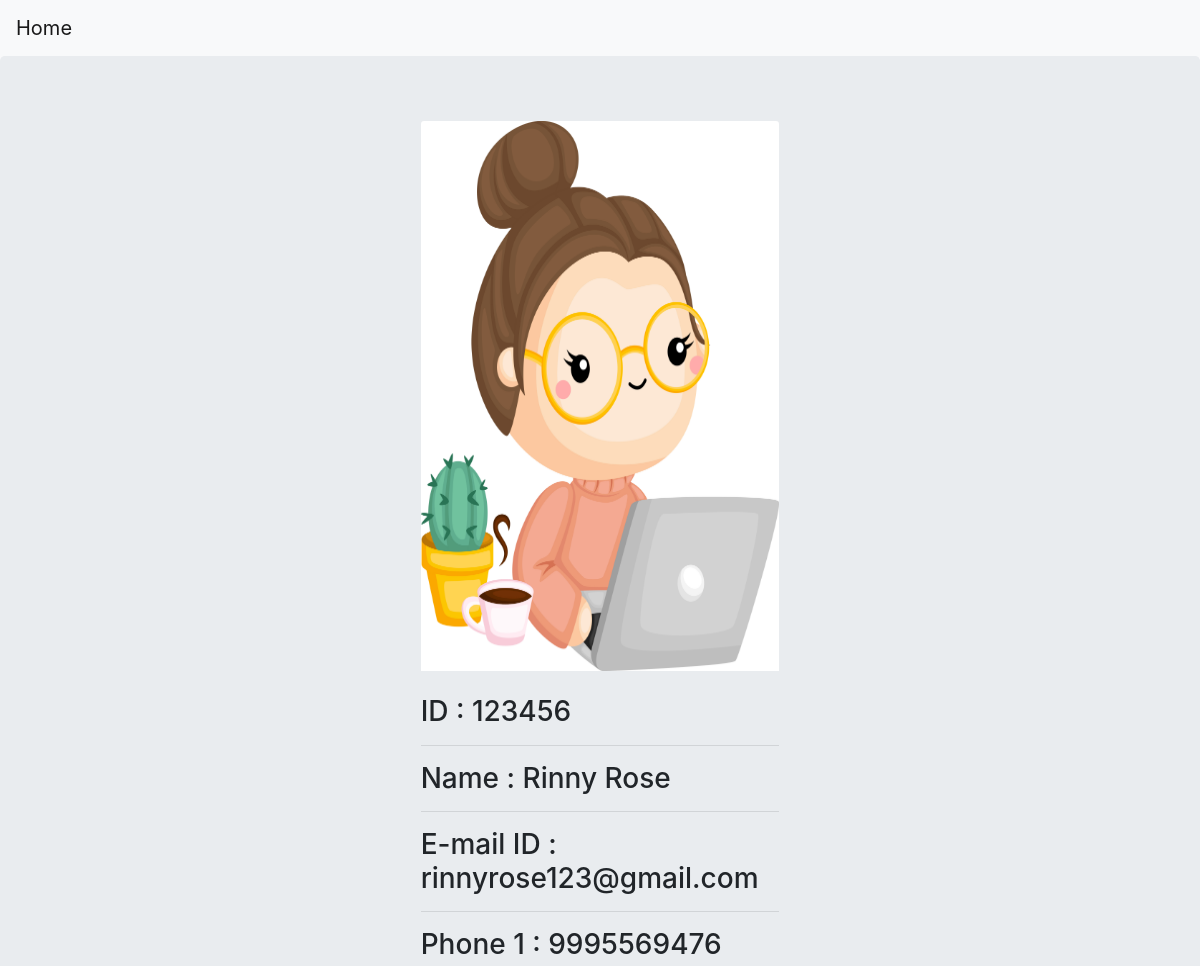
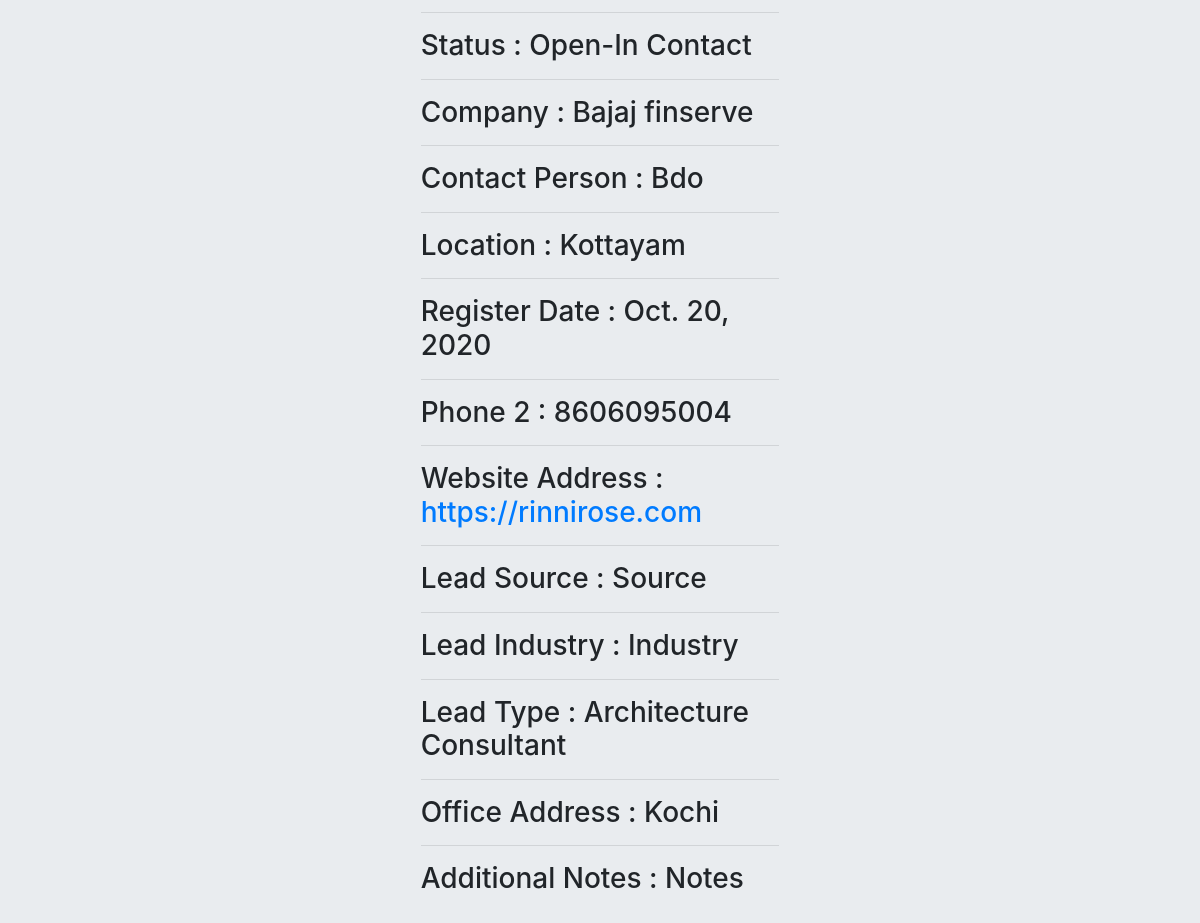
/bdo/leaddetails3, run on the app's committed database (2 pictures, top to bottom).
### bdoessentials/models.py (models this page shows, shortened)
class Lead(models.Model):
    leadId = models.CharField(max_length=50,unique=True,blank=False,help_text='Add unique Lead Id')
    leadName = models.CharField(max_length=50,blank=False)
    email = models.EmailField(max_length=50,unique=True,blank=False)
    phone1 = models.CharField(max_length=12,unique=True)
    choice = (
        ('Open', 'Open'),
        ('Open-Attempted to Contact', 'Open-Attempted to Contact'),
        ('Open-In Contact', 'Open-In Contact'),
        ('Closed-Succesfully', 'Closed-Succesfully'),
        ('Closed-Not Relevant', 'Closed-Not Relevant')
    )
    status = models.CharField(max_length=30, choices=choice,blank=False)
    picture = models.ImageField(upload_to='images',blank=False)
    company = models.CharField(max_length=100,blank=False)
    contactPerson = models.CharField(max_length=100,blank=False)
    location = models.CharField(max_length=200,blank=False)
    leadRegisterDate = models.DateField(null=True,blank=False)
    phone2 = models.CharField(max_length=12,unique=True)
    websiteAddress = models.URLField(max_length=200,unique=True,blank=False)
    leadSource = models.CharField(max_length=100,blank=False)
    leadIndustry = models.CharField(max_length=100,blank=False)
    leadtype_choice = (
        ('Architecture Consultant', 'Architecture Consultant'),
        ('Client', 'Client')
    )
    leadType = models.CharField(max_length=30, choices=leadtype_choice,blank=False)
    officeAddress = models.CharField(max_length=200,blank=False)
    additionalNotes = models.TextField(max_length=100,blank=False)
    followupDate = models.DateField(default=datetime.date.today(),blank=False)
    contact_choice = (
        ('Phone', 'Phone'),
        ('E-mail', 'E-mail'),
        ('Direct Meeting', 'Direct Meeting')
    )
    contactSource = models.CharField(max_length=30, choices=contact_choice,blank=False)
    description = models.CharField(max_length=200,blank=False)
    notes = models.CharField(max_length=200,blank=False,help_text='Extra notes')

### bdoessentials/views.py (the view)
# urls.py: path('leaddetails<int:pk>',leadDetails,name='leaddetails'),
def leadDetails(request,pk):
    obj=Lead.objects.get(id=pk)
    context={}
    context['lead']=obj
    return render(request,'bdoessentials/leaddetails.html',context)

### bdoessentials/templates/bdoessentials/leaddetails.html (shortened to what this page needs)
<!DOCTYPE html>
<html lang="en">
<head>
    <link rel="stylesheet" href="https://maxcdn.bootstrapcdn.com/bootstrap/4.0.0/css/bootstrap.min.css">
</head>
<body>
    <nav class="navbar navbar-expand-lg navbar-light bg-light">
    <a class="navbar-brand" href= "{% url 'createlead' %}" >Home</a>
    </nav>
    <div class="jumbotron">
    <div class="row">
        <div class="col-4"></div>
        <div class="col-4">
        <div class="col-4"></div>
        <img src="{{lead.picture.url}}" height="550" class="card-img-top">
        <div>
            <br>
                    <h3>ID : {{lead.leadId}}</h3>
                    <hr>
                    <h3>Name : {{lead.leadName}}</h3>
                    <hr>
                    <h3>E-mail ID : {{lead.email}}</h3>
                    <hr>
                    <h3>Phone 1 : {{lead.phone1}}</h3>
                    <hr>
                    <h3>Status : {{lead.status}}</h3>
                    <hr>
                    <h3>Company : {{lead.company}}</h3>
                    <hr>
                    <h3>Contact Person : {{lead.contactPerson}}</h3>
                    <hr>
                    <h3>Location : {{lead.location}}</h3>
                    <hr>
                    <h3>Register Date : {{lead.leadRegisterDate}}</h3>
                    <hr>
                    <h3>Phone 2 : {{lead.phone2}}</h3>
                    <hr>
                    <h3>Website Address : <a href="{{ lead.websiteAddress }}">{{ lead.websiteAddress }}</a></h3>
                    <hr>
                    <h3>Lead Source : {{lead.leadSource}}</h3>
                    <hr>
                    <h3>Lead Industry : {{lead.leadIndustry}}</h3>
                    <hr>
                    <h3>Lead Type : {{lead.leadType}}</h3>
                    <hr>
                    <h3>Office Address : {{lead.officeAddress}}</h3>
                    <hr>
                    <h3>Additional Notes : {{lead.additionalNotes}}</h3>
 </div>
</div>
</div>
    </div>
</body>
</html>

### bdoessentials/templates/bdoessentials/leaddetails.html (style rules this page uses)
body { background-color:#F9F9FA; }

### data on the page
Lead: picture (picture), leadId "123456", leadName "Rinny Rose", email "rinnyrose123@gmail.com", phone1 "9995569476", status "Open-In Contact", company "Bajaj finserve", contactPerson "Bdo", location "Kottayam", leadRegisterDate "Oct. 20, 2020", phone2 "8606095004", websiteAddress "https://rinnirose.com", leadSource "Source", leadIndustry "Industry", leadType "Architecture Consultant", officeAddress "Kochi", additionalNotes "Notes"
